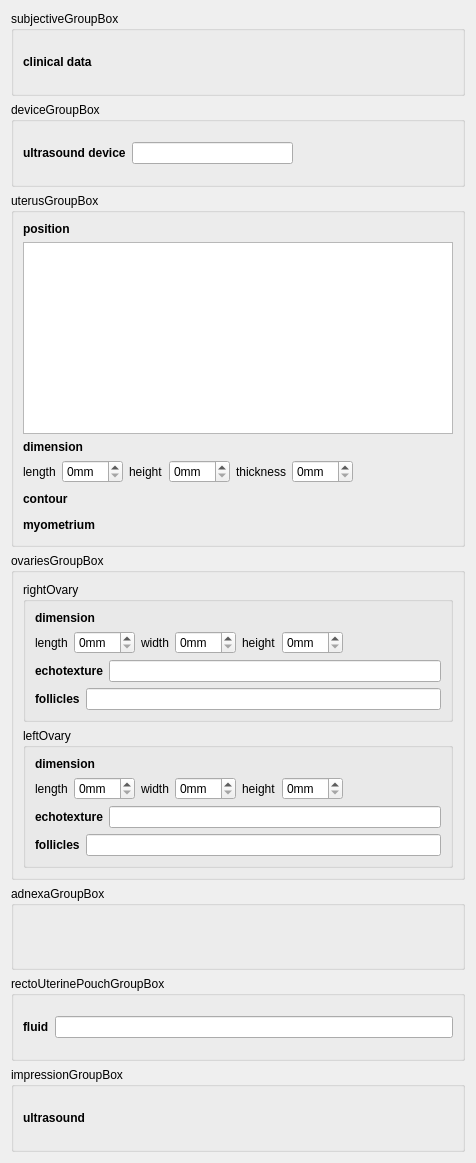
<?xml version="1.0" encoding="UTF-8"?>
<ui version="4.0">
 <class>Form</class>
 <widget class="QWidget" name="Form">
  <property name="geometry">
   <rect>
    <x>0</x>
    <y>0</y>
    <width>476</width>
    <height>1163</height>
   </rect>
  </property>
  <property name="windowTitle">
   <string>Form</string>
  </property>
  <layout class="QVBoxLayout" name="verticalLayout_8">
   <item>
    <widget class="QGroupBox" name="subjectiveGroupBox">
     <property name="title">
      <string>subjectiveGroupBox</string>
     </property>
     <layout class="QVBoxLayout" name="verticalLayout_19">
      <item>
       <widget class="QLabel" name="clinicalDataLabel">
        <property name="minimumSize">
         <size>
          <width>0</width>
          <height>14</height>
         </size>
        </property>
        <property name="font">
         <font>
          <weight>75</weight>
          <bold>true</bold>
         </font>
        </property>
        <property name="text">
         <string>clinical data</string>
        </property>
       </widget>
      </item>
      <item>
       <layout class="QFormLayout" name="clinicalDataFormLayout">
        <property name="fieldGrowthPolicy">
         <enum>QFormLayout::AllNonFixedFieldsGrow</enum>
        </property>
       </layout>
      </item>
     </layout>
    </widget>
   </item>
   <item>
    <widget class="QGroupBox" name="deviceGroupBox">
     <property name="title">
      <string>deviceGroupBox</string>
     </property>
     <layout class="QGridLayout" name="gridLayout_8">
      <item row="0" column="1">
       <layout class="QHBoxLayout" name="deviceRadioLayout"/>
      </item>
      <item row="0" column="0">
       <widget class="QLabel" name="deviceLabel">
        <property name="font">
         <font>
          <weight>75</weight>
          <bold>true</bold>
         </font>
        </property>
        <property name="text">
         <string>ultrasound device</string>
        </property>
       </widget>
      </item>
      <item row="0" column="2">
       <widget class="QLineEdit" name="otherDeviceLineEdit"/>
      </item>
      <item row="0" column="3">
       <spacer name="horizontalSpacer">
        <property name="orientation">
         <enum>Qt::Horizontal</enum>
        </property>
        <property name="sizeHint" stdset="0">
         <size>
          <width>40</width>
          <height>20</height>
         </size>
        </property>
       </spacer>
      </item>
     </layout>
    </widget>
   </item>
   <item>
    <widget class="QGroupBox" name="uterusGroupBox">
     <property name="font">
      <font>
       <weight>50</weight>
       <bold>false</bold>
      </font>
     </property>
     <property name="title">
      <string>uterusGroupBox</string>
     </property>
     <layout class="QVBoxLayout" name="verticalLayout_9">
      <item>
       <layout class="QVBoxLayout" name="verticalLayout_7">
        <item>
         <widget class="QLabel" name="uterusPositionLabel">
          <property name="font">
           <font>
            <weight>75</weight>
            <bold>true</bold>
           </font>
          </property>
          <property name="text">
           <string>position</string>
          </property>
         </widget>
        </item>
        <item>
         <widget class="QListView" name="uterusPositionListView">
          <property name="sizePolicy">
           <sizepolicy hsizetype="Preferred" vsizetype="Preferred">
            <horstretch>0</horstretch>
            <verstretch>0</verstretch>
           </sizepolicy>
          </property>
         </widget>
        </item>
       </layout>
      </item>
      <item>
       <layout class="QVBoxLayout" name="verticalLayout">
        <item>
         <widget class="QLabel" name="uterusDimensionLabel">
          <property name="font">
           <font>
            <weight>75</weight>
            <bold>true</bold>
           </font>
          </property>
          <property name="text">
           <string>dimension</string>
          </property>
         </widget>
        </item>
        <item>
         <layout class="QHBoxLayout" name="horizontalLayout_7">
          <item>
           <widget class="QLabel" name="uterusLengthLabel">
            <property name="text">
             <string>length</string>
            </property>
           </widget>
          </item>
          <item>
           <widget class="QSpinBox" name="uterusLengthSpinBox">
            <property name="suffix">
             <string>mm</string>
            </property>
           </widget>
          </item>
          <item>
           <widget class="QLabel" name="uterusHeightLabel">
            <property name="text">
             <string>height</string>
            </property>
           </widget>
          </item>
          <item>
           <widget class="QSpinBox" name="uterusHeightSpinBox">
            <property name="suffix">
             <string>mm</string>
            </property>
           </widget>
          </item>
          <item>
           <widget class="QLabel" name="uterusThicknessLabel">
            <property name="text">
             <string>thickness</string>
            </property>
           </widget>
          </item>
          <item>
           <widget class="QSpinBox" name="uterusThicknessSpinBox">
            <property name="suffix">
             <string>mm</string>
            </property>
           </widget>
          </item>
          <item>
           <spacer name="horizontalSpacer_4">
            <property name="orientation">
             <enum>Qt::Horizontal</enum>
            </property>
            <property name="sizeHint" stdset="0">
             <size>
              <width>40</width>
              <height>20</height>
             </size>
            </property>
           </spacer>
          </item>
         </layout>
        </item>
       </layout>
      </item>
      <item>
       <layout class="QHBoxLayout" name="horizontalLayout">
        <item>
         <widget class="QLabel" name="uterusContourLabel">
          <property name="sizePolicy">
           <sizepolicy hsizetype="Minimum" vsizetype="Preferred">
            <horstretch>0</horstretch>
            <verstretch>0</verstretch>
           </sizepolicy>
          </property>
          <property name="font">
           <font>
            <weight>75</weight>
            <bold>true</bold>
           </font>
          </property>
          <property name="text">
           <string>contour</string>
          </property>
         </widget>
        </item>
        <item>
         <layout class="QHBoxLayout" name="uterusContourRadioLayout"/>
        </item>
        <item>
         <spacer name="horizontalSpacer_2">
          <property name="orientation">
           <enum>Qt::Horizontal</enum>
          </property>
          <property name="sizeHint" stdset="0">
           <size>
            <width>40</width>
            <height>20</height>
           </size>
          </property>
         </spacer>
        </item>
       </layout>
      </item>
      <item>
       <layout class="QHBoxLayout" name="horizontalLayout_2">
        <item>
         <widget class="QLabel" name="uterusMyometriumLabel">
          <property name="sizePolicy">
           <sizepolicy hsizetype="Minimum" vsizetype="Preferred">
            <horstretch>0</horstretch>
            <verstretch>0</verstretch>
           </sizepolicy>
          </property>
          <property name="font">
           <font>
            <weight>75</weight>
            <bold>true</bold>
           </font>
          </property>
          <property name="text">
           <string>myometrium</string>
          </property>
         </widget>
        </item>
        <item>
         <layout class="QHBoxLayout" name="uterusMyometriumRadioLayout"/>
        </item>
        <item>
         <spacer name="horizontalSpacer_3">
          <property name="orientation">
           <enum>Qt::Horizontal</enum>
          </property>
          <property name="sizeHint" stdset="0">
           <size>
            <width>40</width>
            <height>20</height>
           </size>
          </property>
         </spacer>
        </item>
       </layout>
      </item>
     </layout>
    </widget>
   </item>
   <item>
    <widget class="QGroupBox" name="ovariesGroupBox">
     <property name="title">
      <string>ovariesGroupBox</string>
     </property>
     <layout class="QVBoxLayout" name="verticalLayout_4">
      <item>
       <widget class="QGroupBox" name="rightOvaryGroupBox">
        <property name="title">
         <string>rightOvary</string>
        </property>
        <layout class="QVBoxLayout" name="verticalLayout_10">
         <item>
          <layout class="QVBoxLayout" name="verticalLayout_3">
           <item>
            <widget class="QLabel" name="rightOvaryDimensionLabel">
             <property name="font">
              <font>
               <weight>75</weight>
               <bold>true</bold>
              </font>
             </property>
             <property name="text">
              <string>dimension</string>
             </property>
            </widget>
           </item>
           <item>
            <layout class="QHBoxLayout" name="horizontalLayout_9">
             <item>
              <widget class="QLabel" name="rightOvaryLengthLabel">
               <property name="text">
                <string>length</string>
               </property>
              </widget>
             </item>
             <item>
              <widget class="QSpinBox" name="rightOvaryLengthSpinBox">
               <property name="suffix">
                <string>mm</string>
               </property>
              </widget>
             </item>
             <item>
              <widget class="QLabel" name="rightOvaryWidthLabel">
               <property name="text">
                <string>width</string>
               </property>
              </widget>
             </item>
             <item>
              <widget class="QSpinBox" name="rightOvaryWidthSpinBox">
               <property name="suffix">
                <string>mm</string>
               </property>
              </widget>
             </item>
             <item>
              <widget class="QLabel" name="rightOvaryHeightLabel">
               <property name="text">
                <string>height</string>
               </property>
              </widget>
             </item>
             <item>
              <widget class="QSpinBox" name="rightOvaryHeightSpinBox">
               <property name="suffix">
                <string>mm</string>
               </property>
              </widget>
             </item>
             <item>
              <spacer name="horizontalSpacer_5">
               <property name="orientation">
                <enum>Qt::Horizontal</enum>
               </property>
               <property name="sizeHint" stdset="0">
                <size>
                 <width>40</width>
                 <height>20</height>
                </size>
               </property>
              </spacer>
             </item>
            </layout>
           </item>
          </layout>
         </item>
         <item>
          <layout class="QHBoxLayout" name="horizontalLayout_3">
           <item>
            <widget class="QLabel" name="rightOvaryEchotextureLabel">
             <property name="sizePolicy">
              <sizepolicy hsizetype="Minimum" vsizetype="Preferred">
               <horstretch>0</horstretch>
               <verstretch>0</verstretch>
              </sizepolicy>
             </property>
             <property name="font">
              <font>
               <weight>75</weight>
               <bold>true</bold>
              </font>
             </property>
             <property name="text">
              <string>echotexture</string>
             </property>
            </widget>
           </item>
           <item>
            <widget class="QLineEdit" name="rightOvaryEchotextureLineEdit"/>
           </item>
          </layout>
         </item>
         <item>
          <layout class="QHBoxLayout" name="horizontalLayout_4">
           <item>
            <widget class="QLabel" name="rightOvaryFolliclesLabel">
             <property name="sizePolicy">
              <sizepolicy hsizetype="Minimum" vsizetype="Preferred">
               <horstretch>0</horstretch>
               <verstretch>0</verstretch>
              </sizepolicy>
             </property>
             <property name="font">
              <font>
               <weight>75</weight>
               <bold>true</bold>
              </font>
             </property>
             <property name="text">
              <string>follicles</string>
             </property>
            </widget>
           </item>
           <item>
            <widget class="QLineEdit" name="rightOvaryFolliclesLineEdit"/>
           </item>
          </layout>
         </item>
        </layout>
       </widget>
      </item>
      <item>
       <widget class="QGroupBox" name="leftOvaryGroupBox">
        <property name="title">
         <string>leftOvary</string>
        </property>
        <layout class="QVBoxLayout" name="verticalLayout_11">
         <item>
          <layout class="QVBoxLayout" name="verticalLayout_2">
           <item>
            <widget class="QLabel" name="leftOvaryDimensionLabel">
             <property name="font">
              <font>
               <weight>75</weight>
               <bold>true</bold>
              </font>
             </property>
             <property name="text">
              <string>dimension</string>
             </property>
            </widget>
           </item>
           <item>
            <layout class="QHBoxLayout" name="horizontalLayout_10">
             <item>
              <widget class="QLabel" name="leftOvaryLengthLabel">
               <property name="text">
                <string>length</string>
               </property>
              </widget>
             </item>
             <item>
              <widget class="QSpinBox" name="leftOvaryLengthSpinBox">
               <property name="suffix">
                <string>mm</string>
               </property>
              </widget>
             </item>
             <item>
              <widget class="QLabel" name="leftOvaryWidthLabel">
               <property name="text">
                <string>width</string>
               </property>
              </widget>
             </item>
             <item>
              <widget class="QSpinBox" name="leftOvaryWidthSpinBox">
               <property name="suffix">
                <string>mm</string>
               </property>
              </widget>
             </item>
             <item>
              <widget class="QLabel" name="leftOvaryHeightLabel">
               <property name="text">
                <string>height</string>
               </property>
              </widget>
             </item>
             <item>
              <widget class="QSpinBox" name="leftOvaryHeightSpinBox">
               <property name="suffix">
                <string>mm</string>
               </property>
              </widget>
             </item>
             <item>
              <spacer name="horizontalSpacer_6">
               <property name="orientation">
                <enum>Qt::Horizontal</enum>
               </property>
               <property name="sizeHint" stdset="0">
                <size>
                 <width>40</width>
                 <height>20</height>
                </size>
               </property>
              </spacer>
             </item>
            </layout>
           </item>
          </layout>
         </item>
         <item>
          <layout class="QHBoxLayout" name="horizontalLayout_6">
           <item>
            <widget class="QLabel" name="leftOvaryEchotextureLabel">
             <property name="sizePolicy">
              <sizepolicy hsizetype="Minimum" vsizetype="Preferred">
               <horstretch>0</horstretch>
               <verstretch>0</verstretch>
              </sizepolicy>
             </property>
             <property name="font">
              <font>
               <weight>75</weight>
               <bold>true</bold>
              </font>
             </property>
             <property name="text">
              <string>echotexture</string>
             </property>
            </widget>
           </item>
           <item>
            <widget class="QLineEdit" name="leftOvaryEchotextureLineEdit"/>
           </item>
          </layout>
         </item>
         <item>
          <layout class="QHBoxLayout" name="horizontalLayout_5">
           <item>
            <widget class="QLabel" name="leftOvaryFolliclesLabel">
             <property name="sizePolicy">
              <sizepolicy hsizetype="Minimum" vsizetype="Preferred">
               <horstretch>0</horstretch>
               <verstretch>0</verstretch>
              </sizepolicy>
             </property>
             <property name="font">
              <font>
               <weight>75</weight>
               <bold>true</bold>
              </font>
             </property>
             <property name="text">
              <string>follicles</string>
             </property>
            </widget>
           </item>
           <item>
            <widget class="QLineEdit" name="leftOvaryFolliclesLineEdit"/>
           </item>
          </layout>
         </item>
        </layout>
       </widget>
      </item>
     </layout>
    </widget>
   </item>
   <item>
    <widget class="QGroupBox" name="adnexaGroupBox">
     <property name="sizePolicy">
      <sizepolicy hsizetype="Preferred" vsizetype="Preferred">
       <horstretch>0</horstretch>
       <verstretch>0</verstretch>
      </sizepolicy>
     </property>
     <property name="title">
      <string>adnexaGroupBox</string>
     </property>
     <layout class="QVBoxLayout" name="verticalLayout_5">
      <item>
       <layout class="QFormLayout" name="adnexaFormLayout">
        <property name="fieldGrowthPolicy">
         <enum>QFormLayout::AllNonFixedFieldsGrow</enum>
        </property>
       </layout>
      </item>
     </layout>
    </widget>
   </item>
   <item>
    <widget class="QGroupBox" name="rectoUterinePouchGroupBox">
     <property name="title">
      <string>rectoUterinePouchGroupBox</string>
     </property>
     <layout class="QHBoxLayout" name="horizontalLayout_8">
      <item>
       <widget class="QLabel" name="rectoUterinePouchLabel">
        <property name="font">
         <font>
          <weight>75</weight>
          <bold>true</bold>
         </font>
        </property>
        <property name="text">
         <string>fluid</string>
        </property>
       </widget>
      </item>
      <item>
       <layout class="QHBoxLayout" name="rectoUterinePouchRadioLayout"/>
      </item>
      <item>
       <widget class="QLineEdit" name="rectoUterinePouchLineEdit"/>
      </item>
     </layout>
    </widget>
   </item>
   <item>
    <widget class="QGroupBox" name="impressionGroupBox">
     <property name="title">
      <string>impressionGroupBox</string>
     </property>
     <layout class="QVBoxLayout" name="verticalLayout_6">
      <item>
       <layout class="QHBoxLayout" name="horizontalLayout_11">
        <item>
         <widget class="QLabel" name="impressionLabel">
          <property name="font">
           <font>
            <weight>75</weight>
            <bold>true</bold>
           </font>
          </property>
          <property name="text">
           <string>ultrasound</string>
          </property>
         </widget>
        </item>
        <item>
         <layout class="QHBoxLayout" name="impressionRadioLayout"/>
        </item>
        <item>
         <spacer name="horizontalSpacer_7">
          <property name="orientation">
           <enum>Qt::Horizontal</enum>
          </property>
          <property name="sizeHint" stdset="0">
           <size>
            <width>40</width>
            <height>20</height>
           </size>
          </property>
         </spacer>
        </item>
       </layout>
      </item>
      <item>
       <layout class="QFormLayout" name="impressionFormLayout">
        <property name="fieldGrowthPolicy">
         <enum>QFormLayout::AllNonFixedFieldsGrow</enum>
        </property>
       </layout>
      </item>
     </layout>
    </widget>
   </item>
  </layout>
 </widget>
 <resources/>
 <connections/>
</ui>
